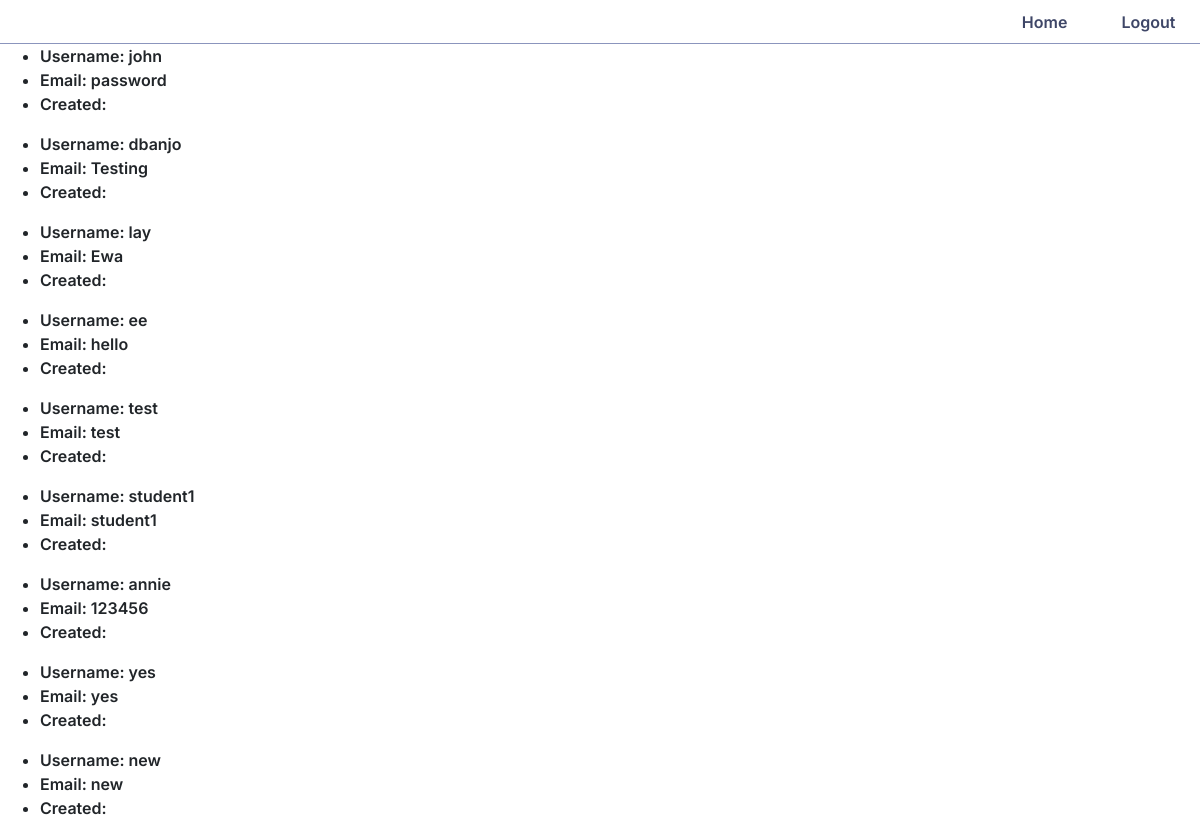
Screenshot of /users (signed in) with the database file from the repository.
### app/models.py (models this page shows, shortened)
class User(db.Model):
    id = db.Column(db.Integer, primary_key=True)
    username = db.Column(db.String(64), index=True, unique=True)
    email = db.Column(db.String(120), index=True, unique=True)
    password_hash = db.Column(db.String(128))
    marks = db.Column(db.Integer, index=True)

### app/routes.py (the view)
@app.route('/users', methods=['GET'])
def create_user():
    ...
    users = User.query.all()
    return render_template(
        'users.html',
        users=users,
        title="Show Users"
    )

### app/routes.py (called while the page is built)
@app.before_request
def before_request():
    g.user = None
    if 'user_id' in session:
        user = User.query.filter_by(id=session['user_id']).first()
        g.user = user

### app/templates/users.html
{% extends 'base.html' %}
{% block content %}
  {% for user in users %}
    <ul id="user.username">
      <li>Username: {{ user.username }}</li>
      <li>Email: {{ user.email }}</li>
      <li>Created: {{ user.created }}</li>
    </ul>
  {% endfor %}
{% endblock %}

### app/static/css/styles.css (style rules this page uses)
body { height: 100%; font-family: 'Inter', sans-serif; font-weight: 600; background-color: #fff; }
.home-bg { display: flex; flex-direction: column; }

### rows the page displays
User: username "john", email "password"
User: username "dbanjo", email "Testing"
User: username "lay", email "Ewa"
User: username "ee", email "hello"
User: username "test", email "test"
User: username "student1", email "student1"
User: username "annie", email "123456"
User: username "yes", email "yes"
User: username "new", email "new"
